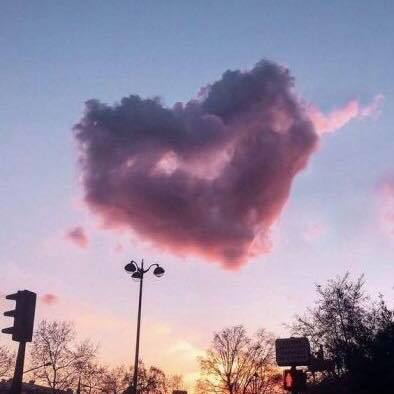
#> input picture love.jpg, 394 x 394 px
$ python 'selective filtering.py'
#> lines starting #> are read from the running program, lines starting #| are printed output that depends on the picture; after the words box and inside, x2 and y2 are one past the last pixel; in counts of white or black regions, pixels touching at a corner belong together
import cv2
import numpy as np

# Load gambar
img = cv2.imread('love.jpg')
#> img is the input picture: shape (394, 394, 3); mean B, G, R 164.8, 143.2, 156.2

# Konversi ke HSV
hsv = cv2.cvtColor(img, cv2.COLOR_BGR2HSV)
#> hsv: shape (394, 394, 3); mean H, S, V 120.7, 66.2, 176.7

# Menentukan rentang warna yang akan dipertahankan (misalnya warna merah)
lower_red = np.array([0, 50, 50])
upper_red = np.array([10, 255, 255])

# Membuat mask
mask = cv2.inRange(hsv, lower_red, upper_red)
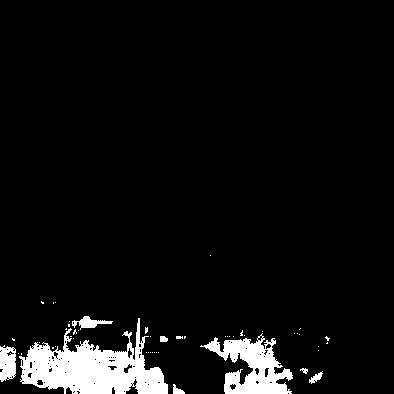
#> mask: shape (394, 394); 6.1% white; 51 white regions (43 under 20 px), largest, box (x1, y1, x2, y2) and area: (19, 318, 168, 394) 5702, (200, 333, 293, 394) 2679, (0, 345, 16, 382) 477

# Aplikasi selective filtering pada gambar
result = cv2.bitwise_and(img, img, mask=mask)
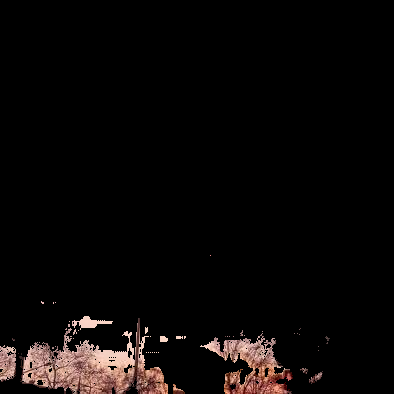
#> result: shape (394, 394, 3); mean B, G, R 7.2, 7.9, 10.9

# Menampilkan hasil
cv2.imshow('Selective Filtering', result)
cv2.waitKey(0)
cv2.destroyAllWindows()
